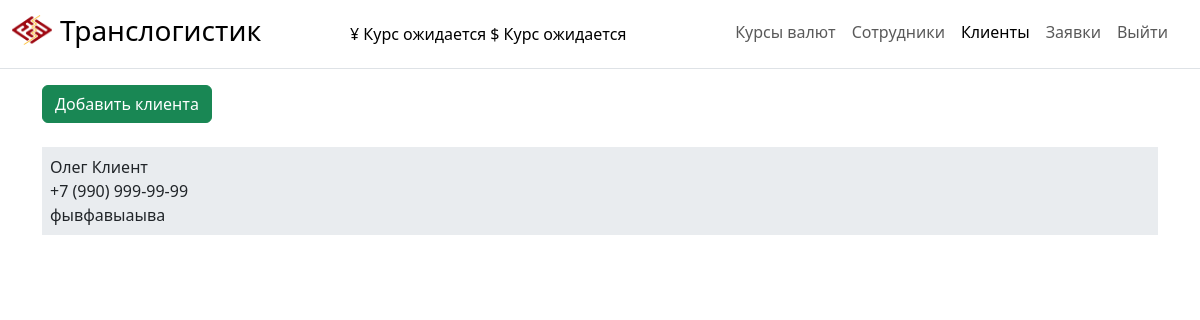
The app's page /clients/ (signed in) with its own data.
### main/models.py (models this page shows, shortened)
class CustomUser(AbstractUser):
    towns = [
        ('Москва', 'Москва'),
        ('Краснодар', 'Краснодар'),
    ]
    roles = [
        ('Супер Администратор', 'Супер Администратор'),
        ('Администратор', 'Администратор'),
        ('Менеджер', 'Менеджер'),
        ('Закупщик', 'Закупщик'),
        ('Клиент', 'Клиент')
    ]
    statuses = [
        (True, 'Активен'),
        (False, 'Заблокирован')
    ]
    first_name = models.CharField('Имя/ФИО', max_length=150, blank=False)
    phone = models.CharField('Телефон', max_length=50, unique=True)
    role = models.CharField(max_length=50, choices=roles, default='Менеджер', verbose_name='Роль')
    patronymic = models.CharField('Отчество', max_length=50, blank=True)
    town = models.CharField('Город', max_length=50, choices=towns, default='Москва')
    description = models.CharField('Описание', max_length=240, blank=True)
    manager = models.IntegerField('Менеджер', blank=True, null=True)
    pass_no_sha = models.CharField('Доп.пароль', max_length=200, blank=True)
    time_create = models.DateTimeField(auto_now_add=True, verbose_name='Дата создания')
    time_update = models.DateTimeField(auto_now=True, verbose_name='Дата изменения')
    status = models.BooleanField(default=True, choices=statuses, verbose_name='Статус')
    class Meta:
        verbose_name = 'Пользователи'
        verbose_name_plural = 'Пользователи'
        ordering = ['role', '-time_create']
    def get_absolute_url_client(self):
        return reverse('card_client', kwargs={'client_id': self.pk})

### main/views.py (the view)
# urls.py: path('clients/', views.ClientsView.as_view(), name='clients'),
class ClientsView(LoginRequiredMixin, DataMixin, ListView):
    paginate_by = 3
    model = CustomUser
    template_name = 'main/clients.html'
    context_object_name = 'all_clients'
    login_url = reverse_lazy('login')
    role_have_perm = ['Супер Администратор', 'Менеджер']
    def get_context_data(self, *, object_list=None, **kwargs):
        c_def = self.get_user_context(title="Клиенты")
        return dict(list(super().get_context_data(**kwargs).items())+list(c_def.items()))
    def get_queryset(self):
        return CustomUser.objects.filter(role__in=['Клиент']).order_by('-time_create')
    def dispatch(self, request, *args, **kwargs):
        if not request.user.is_authenticated:
            return self.handle_no_permission()
        else:
            if request.user.role in self.role_have_perm:
                return super().dispatch(request, *args, **kwargs)
            return self.handle_no_permission()

### main/utils.py (called while the page is built)
def last_currency():
    try:
        curs = ExchangeRates.objects.filter(time_create__date=datetime.date.today()).order_by('-time_create')[:1][0]
        curs.yuan = str(format(float(curs.yuan), '.2f'))
        curs.dollar = str(format(float(curs.dollar), '.2f'))
        return curs
    except IndexError:
        return False

    def get_user_context(self, **kwargs):
        context = kwargs
        if self.request.user.is_authenticated:
            if self.request.user.role == 'Супер Администратор':
                context['menu'] = menu_super_admin
            elif self.request.user.role == 'Администратор':
                context['menu'] = menu_admin
            elif self.request.user.role == 'Менеджер':
                context['menu'] = menu_manager
            elif self.request.user.role == 'Закупщик':
                context['menu'] = menu_buyer
            elif self.request.user.role == 'Клиент':
                context['menu'] = menu_client
        context['last_currency'] = last_currency()
        context['today'] = datetime.datetime.date(datetime.datetime.now()).strftime("%d.%m.%y")
        return context

### main/templates/main/clients.html (shortened to what this page needs)
{% extends 'main/base.html' %}
{% block content %}
<a class="btn btn-success" href="{% url 'create_client' %}" role="button">Добавить клиента</a><br><br>
{% if all_clients %}
{% for client in all_clients %}
<div class="p-2 mb-2 bg-body-secondary" style="transform: rotate(0);">
    <a href="{{ client.get_absolute_url_client }}" class="stretched-link text-decoration-none" id="list-employees">{{ client.first_name }}</a><br>
    {{ client.phone }}<br>
    {{ client.description }}<br>
</div>
{% endfor %}
{% else %}
<p>Нет клиентов</p>
{% endif %}
{% endblock %}

### main/static/main/css/styles.css (style rules this page uses)
#list-employees { color: #212529; }

### records on screen
CustomUser: first_name "Олег Клиент", phone "+7 (990) 999-99-99", description "фывфавыаыва"

### other values on screen
{{ m.title }} "Курсы валют" "Сотрудники" "Заявки"
{{ m.title }} "Клиенты"
